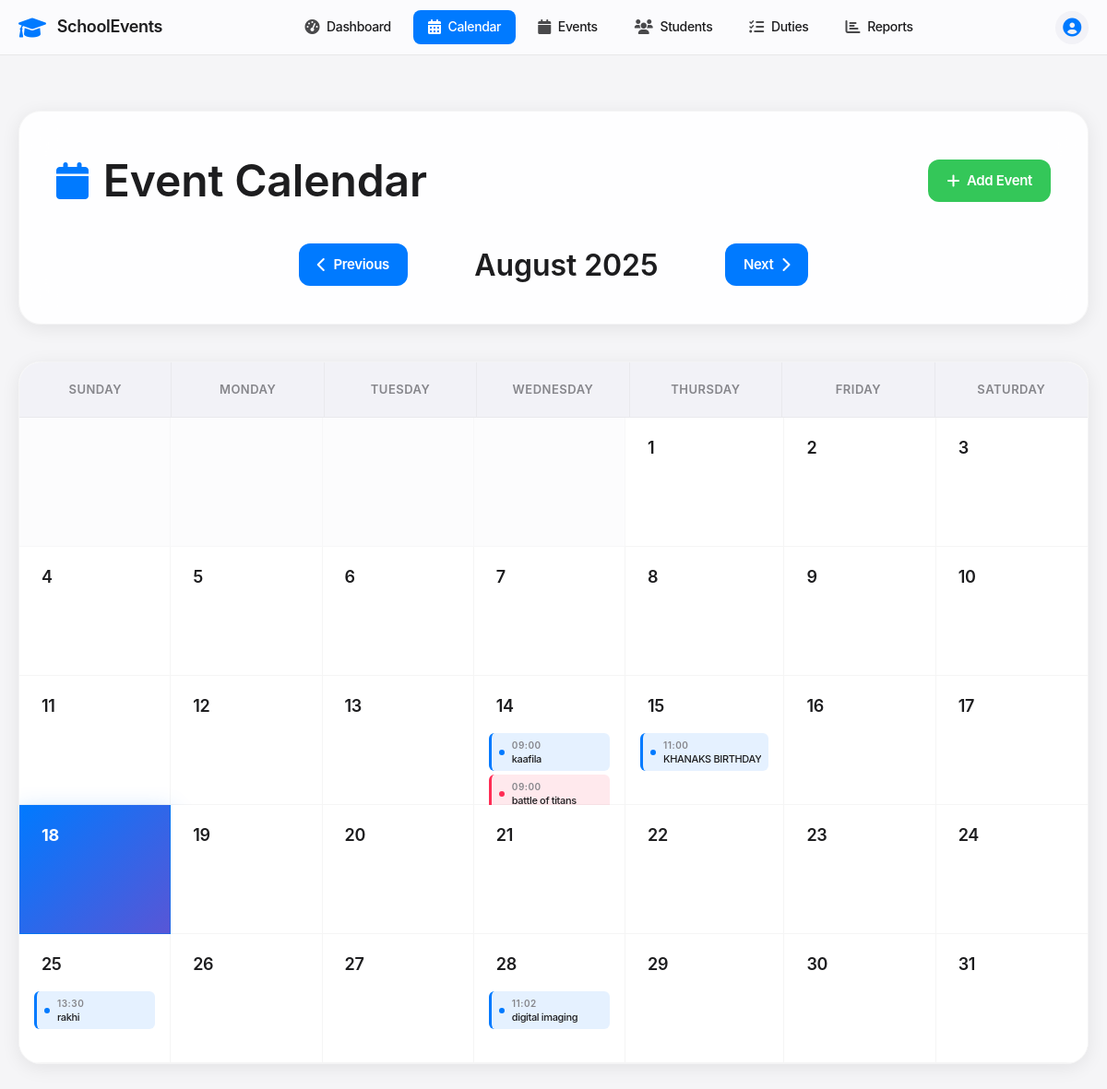
/calendar, run on an earlier commit of the app's database.
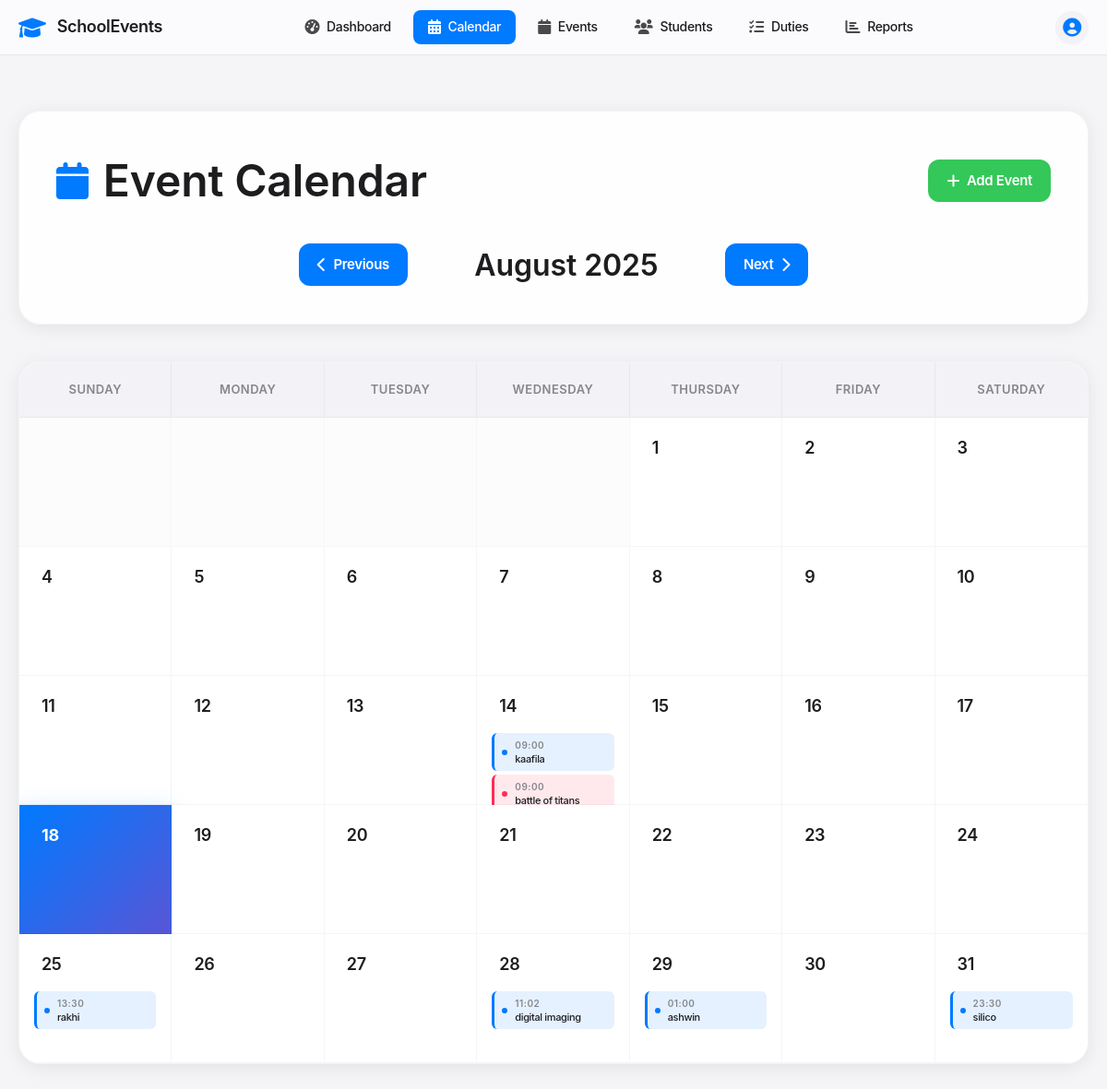
And on a later commit of the database.
### tables this page shows
CREATE TABLE events (
            id INTEGER PRIMARY KEY AUTOINCREMENT,
            name TEXT NOT NULL,
            type TEXT NOT NULL,
            event_date DATE NOT NULL,
            start_time TIME NOT NULL,
            end_time TIME NOT NULL,
            venue TEXT NOT NULL,
            description TEXT,
            host_school TEXT NOT NULL,
            participating_schools TEXT,
            status TEXT DEFAULT 'upcoming',
            created_at TIMESTAMP DEFAULT CURRENT_TIMESTAMP
        );

### app.py (the view)
@app.route('/calendar')
def calendar_view():
    year = int(request.args.get('year', datetime.now().year))
    month = int(request.args.get('month', datetime.now().month))
    calendar_data = get_calendar_data(year, month)
    return render_template('calendar.html', **calendar_data)

### app.py (called while the page is built)
def get_db_connection():
    conn = sqlite3.connect('events.db')
    conn.row_factory = sqlite3.Row
    return conn

### templates/calendar.html (shortened to what the changed rows need)
<!DOCTYPE html>
<html lang="en">
<head>
    <link href="https://cdnjs.cloudflare.com/ajax/libs/font-awesome/6.0.0/css/all.min.css" rel="stylesheet">
</head>
<body>
    <div class="calendar-container">
        <div class="container">
            <div class="calendar-header fade-in">
                <div class="header-content">
                    <h1 class="main-title">
                        <i class="fas fa-calendar calendar-icon"></i>
                        Event Calendar
                    </h1>
                </div>
                <div class="calendar-navigation">
                    <h2 class="current-month">{{ month_name }} {{ year }}</h2>
                </div>
            </div>
            <div class="calendar-wrapper fade-in">
                <div class="calendar-grid">
                    <div class="calendar-days">
                        {% for week in calendar %}
                            {% for day in week %}
                                {% if day != 0 %}
                                    <div class="calendar-day {% if day == datetime.now().day and month == datetime.now().month and year == datetime.now().year %}today{% endif %}">
                                        <div class="day-header">
                                            <div class="day-number">
                                                <a href="{{ url_for('day_events', year=year, month=month, day=day) }}">{{ day }}</a>
                                            </div>
                                        </div>
                                        <div class="day-events">
                                            {% set day_str = year ~ '-' ~ (month|string).zfill(2) ~ '-' ~ (day|string).zfill(2) %}
                                            {% if events_by_date.get(day_str) %}
                                                {% for event in events_by_date[day_str][:3] %}
                                                    <div class="event-item event-type-{{ loop.index0 % 4 }}">
                                                        <div class="event-indicator"></div>
                                                        <div class="event-content">
                                                            <span class="event-time">{{ event.start_time[:5] }}</span>
                                                            <span class="event-name">{{ event.name[:16] }}{% if event.name|length > 16 %}...{% endif %}</span>
                                                        </div>
                                                    </div>
                                                {% endfor %}
                                            {% endif %}
                                        </div>
                                    </div>
                                {% else %}
                                    <div class="calendar-day empty"></div>
                                {% endif %}
                            {% endfor %}
                        {% endfor %}
                    </div>
                </div>
            </div>
        </div>
    </div>
</body>
</html>

What changed in the data, as far as the page shows it:
removed events: start_time "11:00", name "KHANAKS BIRTHDAY", shown under "15"
added events: start_time "01:00", name "ashwin", shown under "29"
added events: start_time "23:30", name "silico", shown under "31"
